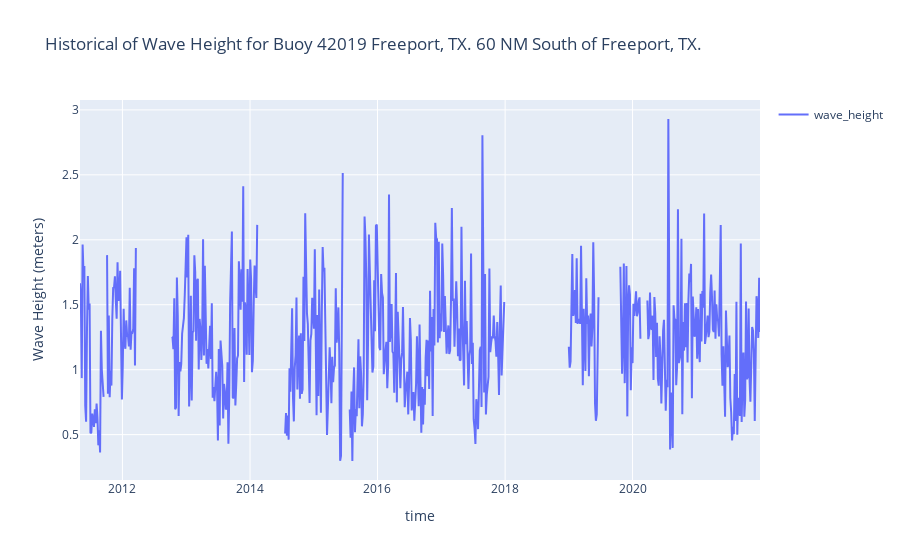

Notebook cell for this chart:
### Code cell
pd.options.plotting.backend = "plotly"
fig = (
    buoy_df
    .loc[idx["42019","1995-01-01":],["wave_height"]]
    .loc["42019"]
    .resample("5D").mean()
    .plot(title=\
        f"Historical of Wave Height for Buoy {buoy_gdf.loc[2011,'42019'].buoy_name}",
        labels=dict(value="Wave Height (meters)",variable=""),
    )
)
fig

### Figure 1 — Plotly figure (JSON) as saved in the notebook; plotly's stock layout.template omitted (floating-point values rounded to 4 significant figures; data arrays with more than 128 entries replaced by an {"elided": "..."} marker saying what was removed)
{"data": [{"hovertemplate": "=wave_height<br>time=%{x}<br>Wave Height (meters)=%{y}<extra></extra>", "legendgroup": "wave_height", "line": {"color": "#636efa", "dash": "solid"}, "marker": {"symbol": "circle"}, "mode": "lines", "name": "wave_height", "orientation": "v", "showlegend": true, "type": "scatter", "x": {"elided": "780 str values"}, "xaxis": "x", "y": {"elided": "780 float values"}, "yaxis": "y"}], "layout": {"legend": {"title": {"text": ""}, "tracegroupgap": 0}, "title": {"text": "Historical of Wave Height for Buoy 42019 Freeport, TX. 60 NM South of Freeport, TX."}, "xaxis": {"anchor": "y", "domain": [0, 1], "title": {"text": "time"}}, "yaxis": {"anchor": "x", "domain": [0, 1], "title": {"text": "Wave Height (meters)"}}}}
